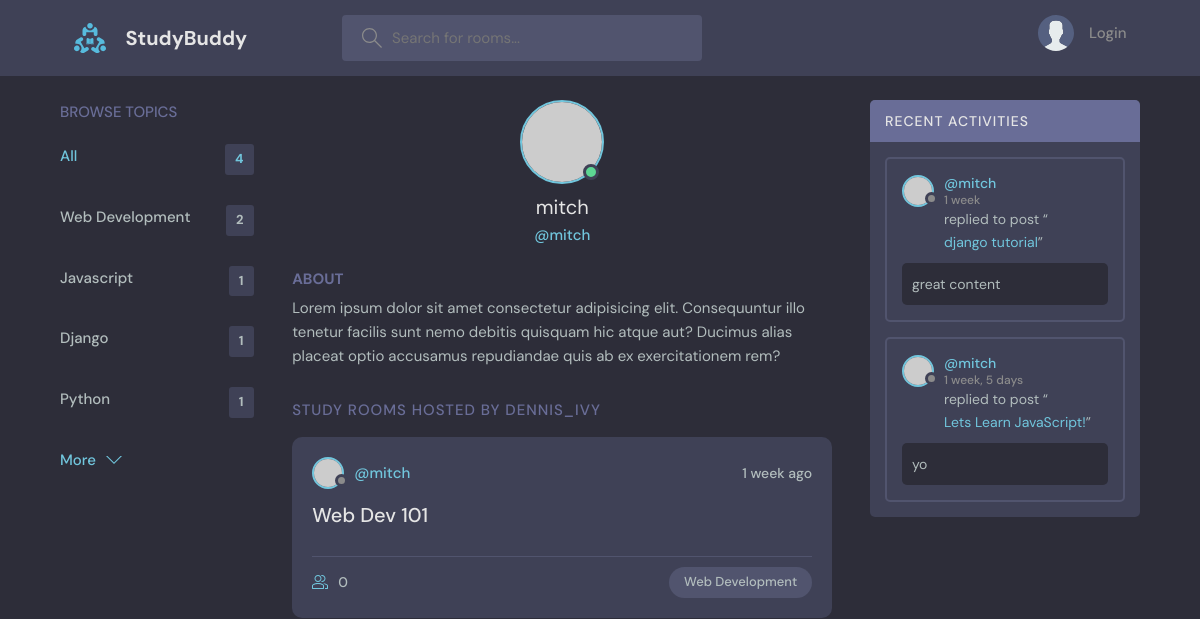
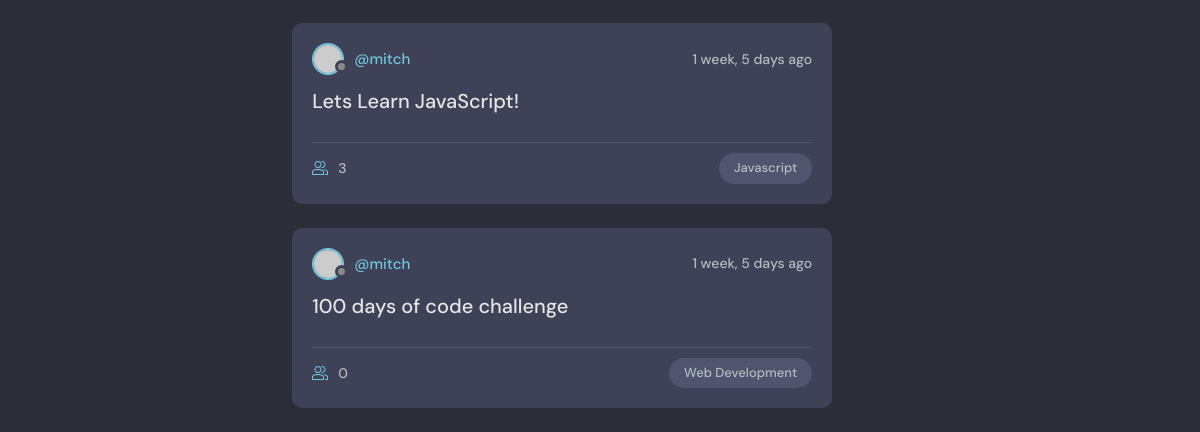
The page /profile/1 on the database as committed earlier (2 pictures, top to bottom).
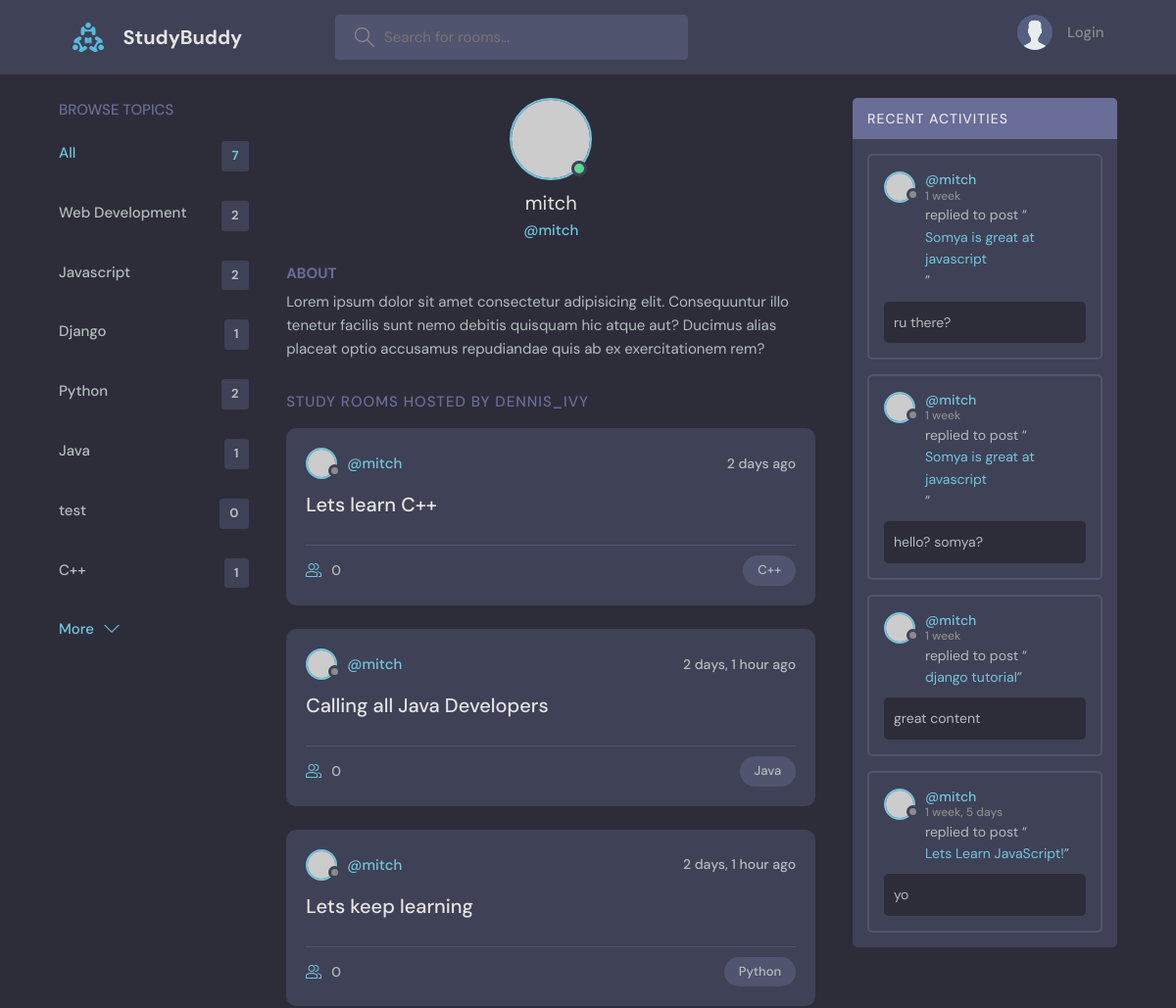
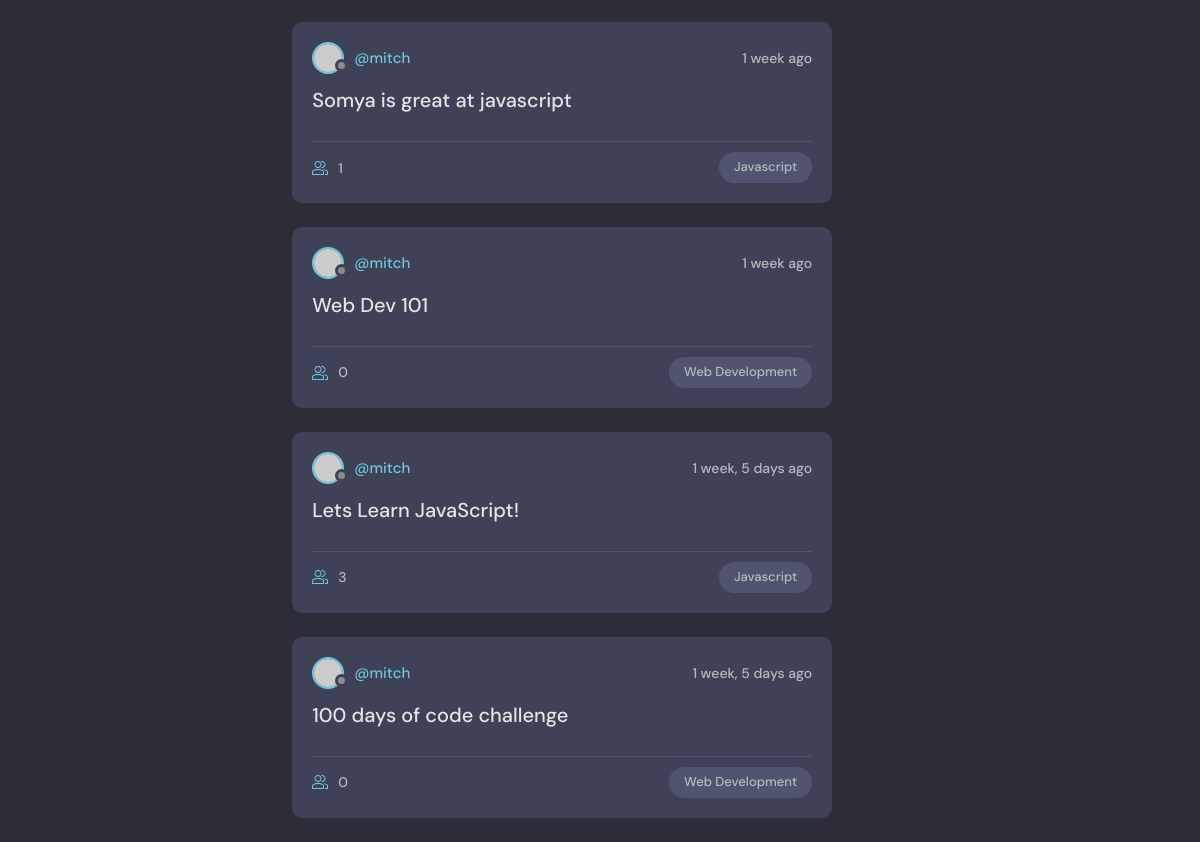
The same page on the database as committed later (2 pictures, top to bottom).
### base/models.py (models this page shows, shortened)
class Topic(models.Model):
    name = models.CharField(max_length=200)

class Room(models.Model):
    host = models.ForeignKey(User, on_delete=models.SET_NULL, null=True)
    topic = models.ForeignKey(Topic, on_delete=models.SET_NULL, null=True)
    name = models.CharField(max_length=200)
    description = models.TextField(null=True, blank=True)
    participants = models.ManyToManyField(User, related_name='participants', blank=True)
    updated = models.DateTimeField(auto_now=True)
    created = models.DateTimeField(auto_now_add=True)
    class Meta:
        ordering =['-updated', '-created']

class Message(models.Model):
    user = models.ForeignKey(User, on_delete=models.CASCADE)
    room = models.ForeignKey(Room, on_delete=models.CASCADE)
    body = models.TextField()
    updated = models.DateTimeField(auto_now=True)
    created = models.DateTimeField(auto_now_add=True)
    class Meta:
        ordering = ['-updated', '-created']

### base/views.py (the view)
# urls.py: path('profile/<str:pk>', views.userProfile, name='user-profile'),
def userProfile(request, pk):
    user = User.objects.get(id=pk)
    rooms = user.room_set.all()
    room_messages = user.message_set.all()
    topics = Topic.objects.all()
    context = {'user':user, 'rooms':rooms, 'room_messages':room_messages, 'topics':topics}
    return render(request, 'base/profile.html', context)

### base/templates/base/profile.html (shortened to what this page needs)
{% extends 'main.html' %}
{% block content %}
  <main class="profile-page layout layout--3">
    <div class="container">
      <div>
        {% include 'base/topics_component.html' %}
      </div>
      <div class="roomList">
        <div class="profile">
          <div class="profile__avatar">
            <div class="avatar avatar--large active">
              <img src="https://randomuser.me/api/portraits/men/11.jpg" />
            </div>
          </div>
          <div class="profile__info">
            <h3>{{user.username}}</h3>
            <p>@{{user.username}}</p>
          </div>
          <div class="profile__about">
            <h3>About</h3>
            <p>
              Lorem ipsum dolor sit amet consectetur adipisicing elit. Consequuntur illo tenetur
              facilis sunt nemo debitis quisquam hic atque aut? Ducimus alias placeat optio
              accusamus repudiandae quis ab ex exercitationem rem?
            </p>
          </div>
        </div>
        <div class="roomList__header">
          <div>
            <h2>Study Rooms Hosted by dennis_ivy</a>
            </h2>
          </div>
        </div>
        <div>
          {% include 'base/feed_component.html' %}
        </div>
      </div>
      <div>
        {% include 'base/activity_component.html' %}
      </div>
    </div>
  </main>
{% endblock %}

### templates/main.html (shortened to what this page needs)
<!DOCTYPE html>
{% load static %}
<html lang="en">
  <head>
    <link rel="stylesheet" href="{% static 'styles/style.css' %}" />
  </head>
  <body>
    {% include 'navbar.html' %}
    {% block content %}
    {% endblock %}
  </body>
</html>

### templates/navbar.html (shortened to what this page needs)
{% load static %}
<header class="header header--loggedIn">
    <div class="container">
      <a href="{% url 'home' %}" class="header__logo">
        <img src="{% static 'images/logo.svg' %}" />
        <h1>StudyBuddy</h1>
      </a>
      <form class="header__search" method="GET" action="{% url 'home' %}">
        <label>
          <input name="q" placeholder="Search for rooms..." />
        </label>
      </form>
      <nav class="header__menu">
        {% if request.user.is_authenticated %}
        <div class="header__user">
        <a href="{% url 'update-user' %}">
            <div class="avatar avatar--medium active">
            <img src="https://randomuser.me/api/portraits/men/37.jpg" />
            </div>
            <p>{{request.user.username}} <span>@{{request.user.username}}</span></p>
        </a>
        <button class="dropdown-button">
            <svg version="1.1" xmlns="http://www.w3.org/2000/svg" width="32" height="32" viewBox="0 0 32 32">
            <title>chevron-down</title>
            <path d="M16 21l-13-13h-3l16 16 16-16h-3l-13 13z"></path>
            </svg>
        </button>
        </div>
        {% else %}
        <a href="{% url 'login' %}">
        <img src="{% static 'images/avatar.svg' %}" />
        <p>Login</p>
        </a>
        {% endif %}
      </nav>
    </div>
  </header>

### base/templates/base/topics_component.html
<div class="topics">
    <div class="topics__header">
      <h2>Browse Topics</h2>
    </div>
    <ul class="topics__list">
      <li>
        <a href="{% url 'home' %}" class="active">All <span>{{topics.count}}</span></a>
      </li>
      {% for topic in topics %}
      <li>
        <a href="{% url 'home' %}?q={{topic.name}}">{{topic.name}} <span>{{topic.room_set.all.count}}</span></a>
      </li>
      {% endfor %}
    </ul>
    <a class="btn btn--link" href="{% url 'topics' %}">
      More
      <svg version="1.1" xmlns="http://www.w3.org/2000/svg" width="32" height="32" viewBox="0 0 32 32">
        <title>chevron-down</title>
        <path d="M16 21l-13-13h-3l16 16 16-16h-3l-13 13z"></path>
      </svg>
    </a>
</div>

### base/templates/base/feed_component.html (shortened to what this page needs)
{% for room in rooms %}
<div class="roomListRoom">
    <div class="roomListRoom__header">
      <a href="{% url 'user-profile' room.host.id %}" class="roomListRoom__author">
        <div class="avatar avatar--small">
          <img src="https://randomuser.me/api/portraits/women/11.jpg" />
        </div>
        <span>@{{room.host.username}}</span>
      </a>
      <div class="roomListRoom__actions">
        <span>{{room.created|timesince}} ago</span>
      </div>
    </div>
    <div class="roomListRoom__content">
      <a href="{% url 'room' room.id %}">{{room.name}}</a>
    </div>
    <div class="roomListRoom__meta">
      <a href="{% url 'room' room.id %}" class="roomListRoom__joined">
        {{room.participants.all.count}}
      </a>
      <p class="roomListRoom__topic">{{room.topic.name}}</p>
    </div>
</div>
{% endfor %}

### base/templates/base/activity_component.html (shortened to what this page needs)
<div class="activities">
    <div class="activities__header">
      <h2>Recent Activities</h2>
    </div>
    {% for message in room_messages %}
    <div class="activities__box">
      <div class="activities__boxHeader roomListRoom__header">
        <a href="{% url 'user-profile' message.user.id %}" class="roomListRoom__author">
          <div class="avatar avatar--small">
            <img src="https://randomuser.me/api/portraits/women/11.jpg" />
          </div>
          <p>@{{ message.user }}
            <span>{{ message.created|timesince }}</span>
          </p>
        </a>
      </div>
      <div class="activities__boxContent">
        <p>replied to post “<a href="{% url 'room' message.room.id %}">{{message.room.name}}</a>”</p>
        <div class="activities__boxRoomContent">
            {{message.body}}
        </div>
      </div>
    </div>
    {% endfor %}
</div>

Rows that differ between the two databases and show on the page:
computed for Topic "Javascript": room_set.all.count "1" → "2"
computed for Topic "Python": room_set.all.count "1" → "2"
added Topic: name "Java", room_set.all.count "1"
added Topic: name "test", room_set.all.count "0"
added Topic: name "C++", room_set.all.count "1"
added Room: host.username "mitch", created "2 days", name "Lets learn C++", participants.all.count "0", topic.name "C++"
added Room: host.username "mitch", created "2 days, 1 hour", name "Calling all Java Developers", participants.all.count "0", topic.name "Java"
added Room: host.username "mitch", created "2 days, 1 hour", name "Lets keep learning", participants.all.count "0", topic.name "Python"
added Room: host.username "mitch", created "1 week", name "Somya is great at javascript", participants.all.count "1", topic.name "Javascript"
added Message: user "mitch", created "1 week", room.name "Somya is great at javascript", body "ru there?"
added Message: user "mitch", created "1 week", room.name "Somya is great at javascript", body "hello? somya?"
Other text that changed with them:
{{ topics.count }}: "4" → "7"
